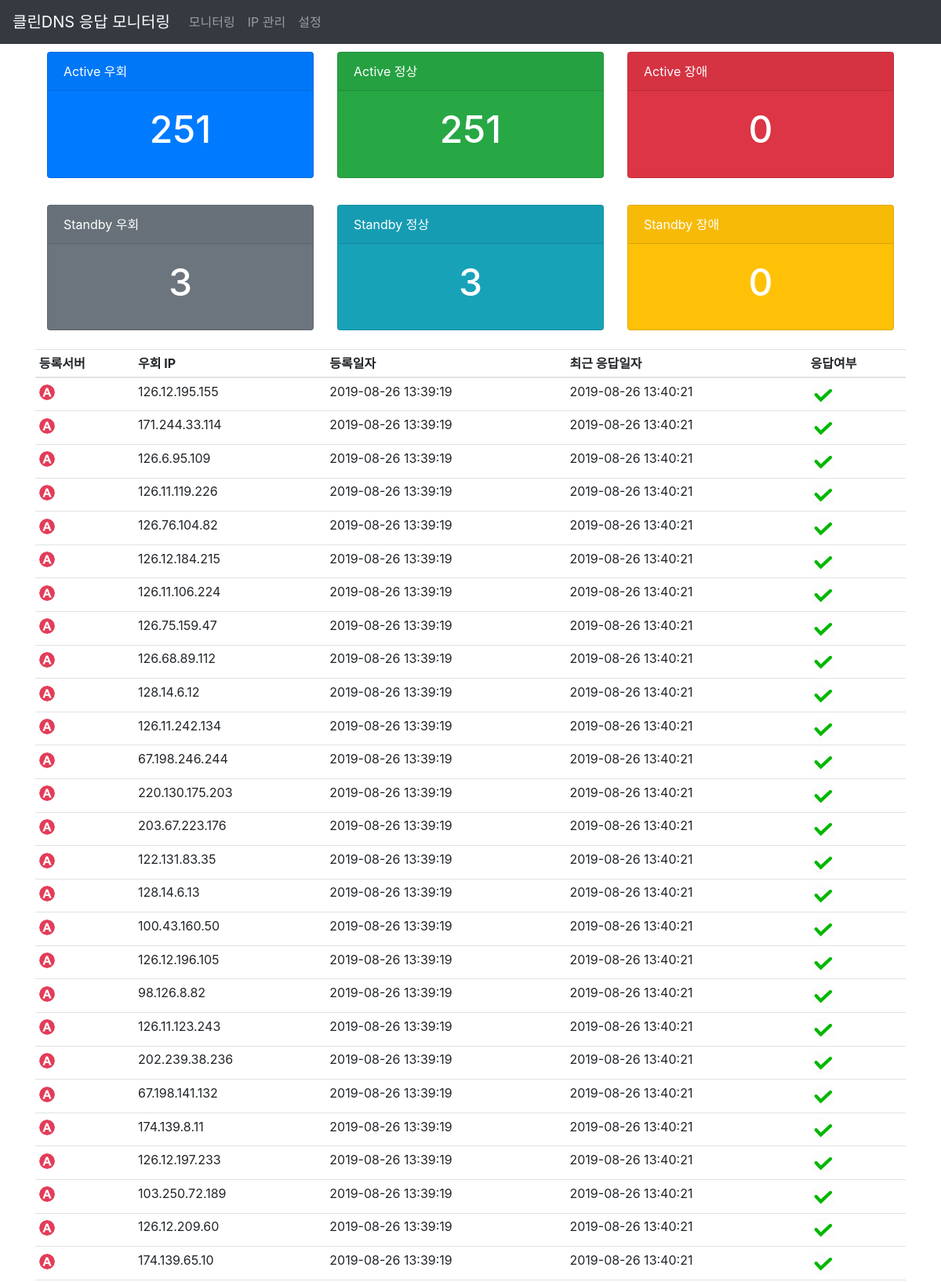
The page / (upper part) on the database its author committed.
### app.py (models this page shows)
class Post(db.Model):
    __table_name__ = 'post'
    now_dt_str = datetime.now().strftime("%Y-%m-%d %H:%M:%S")
    id = db.Column(db.Integer, primary_key=True)
    server = db.Column(db.String(20), unique=True, nullable=False)
    status = db.Column(db.Text, default=u'false')
    dns_server = db.Column(db.Text, nullable=False)
    reg_date = db.Column(db.DateTime, default=datetime.strptime(now_dt_str,'%Y-%m-%d %H:%M:%S'))
    resp_date = db.Column(db.DateTime, default=datetime.strptime(now_dt_str,'%Y-%m-%d %H:%M:%S'))

### app.py (the view)
@app.route('/', methods=['GET', 'POST'])
def index():
    if request.method == 'POST':
        posts = Post.query.order_by("status").all()
        for post in posts:
            post.reg_date = post.reg_date.strftime("%Y-%m-%d %H:%M:%S")
            post.resp_date = post.resp_date.strftime("%Y-%m-%d %H:%M:%S")
        return Response(jsonpickle.encode(posts), mimetype='application/json')
    posts = Post.query.order_by("status").all()
    settings = Setting.query.all()
    return render_template('index.html', posts=posts, settings=settings)

### templates/index.html (shortened to what this page needs)
{% extends 'layout.html' %}
{% block content %}
<div class="container">
    <div class="rows">
        <div class="col">
            <div class="card-deck">
                {% set active_num = namespace(i=0)  %}
                {% for post in posts %}
                    {% if post.dns_server == 'Active' %}
                        {% set active_num.i = active_num.i + 1 %}
                    {% endif %}
                {% endfor %}
                <div class="card text-white bg-primary mb-4">
                    <div class="card-header">Active 우회</div>
                    <div class="card-body align-items-center d-flex justify-content-center">
                        <h1 class="card-title" id="card_1">{{active_num.i}}</h1>
                    </div>
                </div>
                {% set counter = namespace(i=0)  %}
                {% for post in posts %}
                    {% if post.dns_server == 'Active' and post.status != 'true' %}
                        {% set counter.i = counter.i + 1 %}
                    {% endif %}
                {% endfor %}
                <div class="card text-white bg-success mb-4">
                    <div class="card-header">Active 정상</div>
                    <div class="card-body align-items-center d-flex justify-content-center">
                        <h1 class="card-title" id="card_2">{{active_num.i - counter.i}}</h1>
                    </div>
                </div>
                <div class="card text-white bg-danger mb-4">
                    <div class="card-header">Active 장애</div>
                    <div class="card-body align-items-center d-flex justify-content-center">
                        <h1 class="card-title" id="card_3">{{counter.i}}</h1>
                    </div>
                </div>
            </div>
        </div>
    </div>
    <div class="rows">
        <div class="col">
            <div class="card-deck">
                {% set standby_num = namespace(i=0)  %}
                {% for post in posts %}
                    {% if post.dns_server == 'Standby' %}
                        {% set standby_num.i = standby_num.i + 1 %}
                    {% endif %}
                {% endfor %}
                <div class="card text-white bg-secondary mb-4">
                    <div class="card-header">Standby 우회</div>
                    <div class="card-body align-items-center d-flex justify-content-center">
                        <h1 class="card-title" id="card_4">{{standby_num.i}}</h1>
                    </div>
                </div>
                {% set counter = namespace(i=0)  %}
                {% for post in posts %}
                    {% if post.dns_server == 'Standby' and post.status != 'true' %}
                        {% set counter.i = counter.i + 1 %}
                    {% endif %}
                {% endfor %}
                <div class="card text-white bg-info mb-4">
                    <div class="card-header">Standby 정상</div>
                    <div class="card-body align-items-center d-flex justify-content-center">
                        <h1 class="card-title" id="card_5">{{ standby_num.i - counter.i}}</h1>
                    </div>
                </div>
                <div class="card text-white bg-warning mb-4">
                    <div class="card-header">Standby 장애</div>
                    <div class="card-body align-items-center d-flex justify-content-center">
                        <h1 class="card-title" id="card_6">{{counter.i}}</h1>
                    </div>
                </div>
            </div>
        </div>
    </div>
</div>
<div class="container">
    <div class="row">
        <div class="col">
            <table class="table table-sm" id="iptable">
                <thead>
                <tr>
                    <th scope="col">등록서버</th>
                    <th scope="col">우회 IP</th>
                    <th scope="col">등록일자</th>
                    <th scope="col">최근 응답일자</th>
                    <th scope="col">응답여부</th>
                </tr>
                </thead>
                <tbody>
                {% for post in posts %}
                <tr>
                    <td id="td_2">
                        {% if post.dns_server == 'Active' %}
                        <img id="active_img" class="rounded-circle mx-auto" src="{{ url_for('static', filename='active.png') }}"
                             width="20px" height="20px">
                        {% else %}
                        <img id="standby_img" class="rounded-circle mx-auto" src="{{ url_for('static', filename='standby.png') }}"
                             width="20px" height="20px">
                        {% endif %}
                    </td>
                    <td id="td_3">{{ post.server }}</td>
                    <td id="td_4">{{ post.reg_date.strftime('%Y-%m-%d %H:%M:%S') }}</td>
                    <td id="td_5">{{ post.resp_date.strftime('%Y-%m-%d %H:%M:%S') }}</td>
                    <td id="td_6">
                        {% if post.status == 'true' %}
                        <img id="green_img" class="rounded-circle mx-auto" src="{{ url_for('static', filename='green.png') }}"
                             width="32px" height="32px">
                        {% else %}
                        <img id="red_img" class="rounded-circle mx-auto" src="{{ url_for('static', filename='red.png') }}"
                             width="32px" height="32px">
                        {% endif %}
                    </td>
                </tr>
                {% endfor %}
                </tbody>
            </table>
        </div>
    </div>
</div>
{% endblock %}

### templates/layout.html (shortened to what this page needs)
<!DOCTYPE HTML>
<html lang="kr">
  <head>
    <link rel="stylesheet" href="{{ url_for('static', filename='bootstrap.min.css') }}">
    <link rel="stylesheet" href="{{ url_for('static', filename='all.css') }}">
    <link rel="stylesheet" href="{{ url_for('static', filename='layout.css') }}">
  </head>
  <body>
    <header class="site-header">
      <nav class="navbar navbar-expand-md fixed-top navbar-dark bg-dark mb-4">
        <a class="navbar-brand" href="{{ url_for('index') }}">클린DNS 응답 모니터링</a>
        <div class="collapse navbar-collapse" id="navbarCollapse">
          <ul class="navbar-nav mr-auto">
            <li class="nav-item">
              <a class="nav-link" href="{{ url_for('index') }}">모니터링</a>
            </li>
            <li class="nav-item">
              <a class="nav-link" href="{{ url_for('ipmgnt') }}">IP 관리</a>
            </li>
            <li class="nav-item">
              <a class="nav-link" href="{{ url_for('settings') }}">설정</a>
            </li>
          </ul>
        </div>
      </nav>
    </header>
    <main role="main">
    {% block content %}{% endblock %}
    </main>
  </body>
</html>

### static/layout.css (style rules this page uses)
html { position: relative; min-height: 100%; }
body { padding-top: 56px; }
.card-deck { margin-top: 10px; }
.card { width: 400px; }
.card-title { font-size: 3em; }

### rows shown on the page
Post: server "126.12.195.155", reg_date "2019-08-26 13:39:19", resp_date "2019-08-26 13:40:21"
Post: server "171.244.33.114", reg_date "2019-08-26 13:39:19", resp_date "2019-08-26 13:40:21"
Post: server "126.6.95.109", reg_date "2019-08-26 13:39:19", resp_date "2019-08-26 13:40:21"
Post: server "126.11.119.226", reg_date "2019-08-26 13:39:19", resp_date "2019-08-26 13:40:21"
Post: server "126.76.104.82", reg_date "2019-08-26 13:39:19", resp_date "2019-08-26 13:40:21"
Post: server "126.12.184.215", reg_date "2019-08-26 13:39:19", resp_date "2019-08-26 13:40:21"
Post: server "126.11.106.224", reg_date "2019-08-26 13:39:19", resp_date "2019-08-26 13:40:21"
Post: server "126.75.159.47", reg_date "2019-08-26 13:39:19", resp_date "2019-08-26 13:40:21"
Post: server "126.68.89.112", reg_date "2019-08-26 13:39:19", resp_date "2019-08-26 13:40:21"
Post: server "128.14.6.12", reg_date "2019-08-26 13:39:19", resp_date "2019-08-26 13:40:21"
Post: server "126.11.242.134", reg_date "2019-08-26 13:39:19", resp_date "2019-08-26 13:40:21"
Post: server "67.198.246.244", reg_date "2019-08-26 13:39:19", resp_date "2019-08-26 13:40:21"
Post: server "220.130.175.203", reg_date "2019-08-26 13:39:19", resp_date "2019-08-26 13:40:21"
Post: server "203.67.223.176", reg_date "2019-08-26 13:39:19", resp_date "2019-08-26 13:40:21"
Post: server "122.131.83.35", reg_date "2019-08-26 13:39:19", resp_date "2019-08-26 13:40:21"
Post: server "128.14.6.13", reg_date "2019-08-26 13:39:19", resp_date "2019-08-26 13:40:21"
Post: server "100.43.160.50", reg_date "2019-08-26 13:39:19", resp_date "2019-08-26 13:40:21"
Post: server "126.12.196.105", reg_date "2019-08-26 13:39:19", resp_date "2019-08-26 13:40:21"
Post: server "98.126.8.82", reg_date "2019-08-26 13:39:19", resp_date "2019-08-26 13:40:21"
Post: server "126.11.123.243", reg_date "2019-08-26 13:39:19", resp_date "2019-08-26 13:40:21"
Post: server "202.239.38.236", reg_date "2019-08-26 13:39:19", resp_date "2019-08-26 13:40:21"
Post: server "67.198.141.132", reg_date "2019-08-26 13:39:19", resp_date "2019-08-26 13:40:21"
Post: server "174.139.8.11", reg_date "2019-08-26 13:39:19", resp_date "2019-08-26 13:40:21"
Post: server "126.12.197.233", reg_date "2019-08-26 13:39:19", resp_date "2019-08-26 13:40:21"
Post: server "103.250.72.189", reg_date "2019-08-26 13:39:19", resp_date "2019-08-26 13:40:21"
Post: server "126.12.209.60", reg_date "2019-08-26 13:39:19", resp_date "2019-08-26 13:40:21"
Post: server "174.139.65.10", reg_date "2019-08-26 13:39:19", resp_date "2019-08-26 13:40:21"

### other values the page prints
{{ active_num.i }} "251"
{{ active_num.i - counter.i }} "251"
{{ counter.i }} "0"
{{ standby_num.i }} "3"
{{ standby_num.i - counter.i }} "3"
